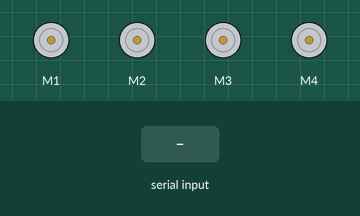
A sketch run on a simulated Arduino Uno, built with avr-gcc and run on an emulated ATmega328P. Parts: 4 × DC motor (green arrow = forward, orange = backward, longer = faster). The test bench sets the inputs (shaded band).

Above: at 1.2 s.
1.3 s: "S" received over Serial
2.8 s: "F" received over Serial
At 4.0 s:
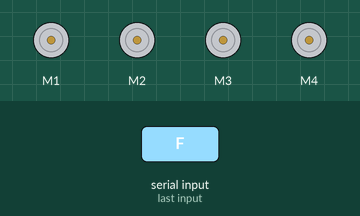
4.4 s: "B" received over Serial
At 5.3 s:
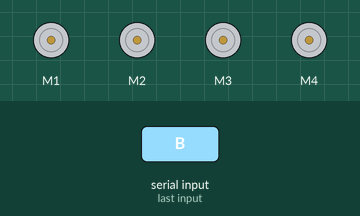
6.0 s: "L" received over Serial
At 6.5 s:
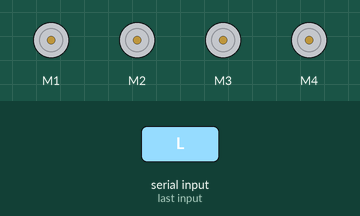
7.6 s: "R" received over Serial
At 8.9 s:
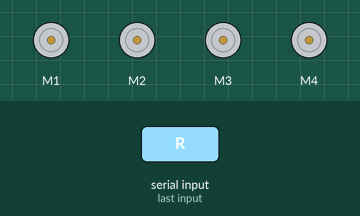
Timing chart, 0 to 10.2 s (numbered marks = the images above; inputs shaded):
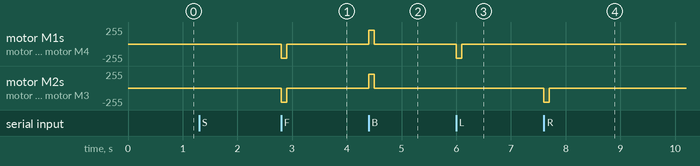

Measured:
- after the input at 2.8 s, motor M1–4: stopped → backward 210/255 at once, → stopped 0.10 s later
- after the input at 4.4 s, motor M1–4: stopped → forward 210/255 at once, → stopped 0.10 s later
- after the input at 6.0 s, motor M1, motor M4: stopped → backward 210/255 at once, → stopped 0.10 s later
- after the input at 7.6 s, motor M2, motor M3: stopped → backward 210/255 at once, → stopped 0.10 s later

The sketch:

SoccerbotTest3.ino
```cpp
#include <AFMotor.h>

int d=200;
AF_DCMotor forward_right(1, MOTOR12_1KHZ);
AF_DCMotor forward_left(2, MOTOR12_1KHZ);
AF_DCMotor backward_left(3, MOTOR12_1KHZ);
AF_DCMotor backward_right(4, MOTOR12_1KHZ);
void setup()
{
  Serial.begin(9600);

}

void loop()
{
  if(Serial.available()>0){
    char x = Serial.read();

    if(x=='S')//speed up
    {
      d=d+10;
      forward_right.setSpeed(d);
      forward_left.setSpeed(d);
      backward_left.setSpeed(d);
      backward_right.setSpeed(d);
    }
    if(x=='P')//speed down
    {
      d=d-10;
      forward_right.setSpeed(d);
      forward_left.setSpeed(d);
      backward_left.setSpeed(d);
      backward_right.setSpeed(d);
    }

    if(x =='F') //front
    {
      forward_right.run(BACKWARD);
      forward_left.run(BACKWARD);
      backward_left.run(BACKWARD);
      backward_right.run(BACKWARD);
      delay(100);
    }

    if(x=='B') //back
    {
      forward_right.run(FORWARD);
      forward_left.run(FORWARD);
      backward_left.run(FORWARD);
      backward_right.run(FORWARD);
      delay(100);
    }

    if(x=='L')//Left
    {
      forward_right.run(BACKWARD);
      forward_left.run(RELEASE);
      backward_left.run(RELEASE);
      backward_right.run(BACKWARD);
      delay(100);
    }

    if(x=='R')//Right
    {
      forward_right.run(RELEASE);
      forward_left.run(BACKWARD);
      backward_left.run(BACKWARD);
      backward_right.run(RELEASE);
      delay(100);
    }


    forward_right.run(RELEASE);
    forward_left.run(RELEASE);
    backward_left.run(RELEASE);
    backward_right.run(RELEASE);

  }

}
```
